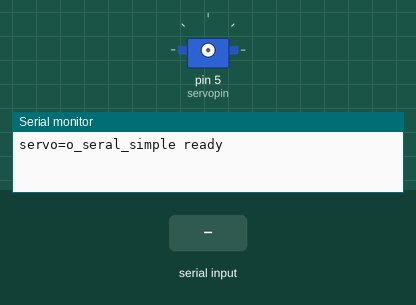
Recording of a sketch running on a simulated Arduino Uno, built with avr-gcc and run on an emulated ATmega328P. On the bench: servo, the last lines printed to the serial monitor. Wiring (inferred from the names in the program): servo: signal pin 5. The inputs (shaded band) are chosen by the test bench. Servo pulses on a pin are drawn as a servo (544–2400 µs = 0–180°).

Above: at 1.2 s.
1.3 s: "90,45\n" received over Serial
At 3.1 s:
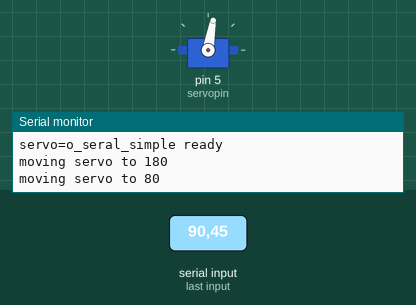
4.3 s: "30,150\n" received over Serial
At 6.2 s:
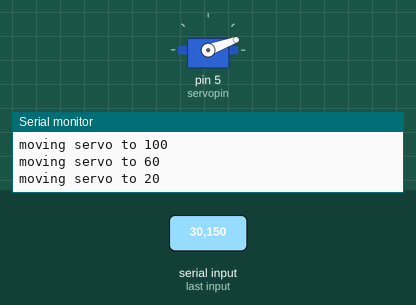
7.3 s: "200\n" received over Serial
At 8.8 s:
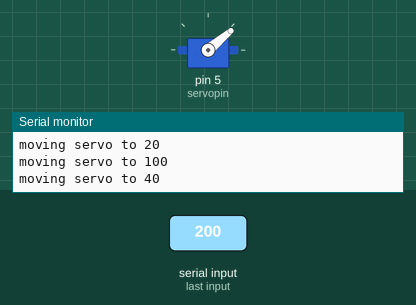
9.1 s: "90\n" received over Serial
At 10.0 s:
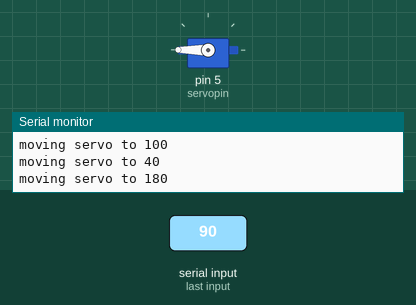
Timing chart, 0 to 11.6 s (numbered marks = the images above; inputs shaded):
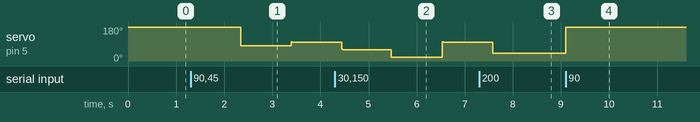

Measured:
- after the input at 1.3 s, servo on pin 5 (servopin): 180° → 80° after 1.0 s, → 100° 1.0 s later
- after the input at 4.3 s, servo on pin 5 (servopin): 100° → 60° after 0.14 s, → 20° 1.0 s later, → 100° 1.1 s later
- after the input at 7.3 s, servo on pin 5 (servopin): 100° → 40° after 0.28 s
- after the input at 9.1 s, servo on pin 5 (servopin): 40° → 180° at once

The sketch:

Uart_Controls_Angle.ino
```cpp
// (licence header left out)
//UART send 1~9==>20~180 degree
int servopin = 5;
int myangle;
int pulsewidth;
int val;
void servopulse(int servopin,int myangle)/*Define a pulse function to generate PWM value in analog mode */
{
  pulsewidth=(myangle*11)+500;//Converts the angle to a pulse width value of 500-2480
  digitalWrite(servopin,HIGH);//Set servo port to high level
  delayMicroseconds(pulsewidth);
  digitalWrite(servopin,LOW);//Set servo port to low level
  delay(20-pulsewidth/1000);//Time remaining in the delay period
}

/*
* Function       setup
* @author        Jessica
* @date          2019.8.21
* @brief         Initial configuration
* @param[in]     void
* @retval        void
* @par History   no
*/
void setup()
{
  pinMode(servopin,OUTPUT);//Set the servo interface as the output port
  Serial.begin(9600);
  Serial.println("servo=o_seral_simple ready" ) ;
}

/*
* Function       loop
* @author        Jessica
* @date          2019.8.21
* @brief         main function
* @param[in]     void
* @param[out]    void
* @retval        void
* @par History   no
*/
void loop()
{
  val=Serial.read();//Read the data received by the serial port
  if(val>'0'&&val<='9')//Determine whether the received data value meets the range
  {
    val=val-'0';//Convert ASCII code to numeric value, eg:'9'-'0'=0x39-0x30=9
    val=val*(180/9);//Convert numbers to angles, example 9 * (180/9) = 180
    Serial.print("moving servo to ");
    Serial.print(val,DEC);
    Serial.println();
    for(int i=0;i<=50;i++) //equivalent delay to ensure that it can turn to the response angle
    {
      servopulse(servopin,val);
    }
  }
}
```
